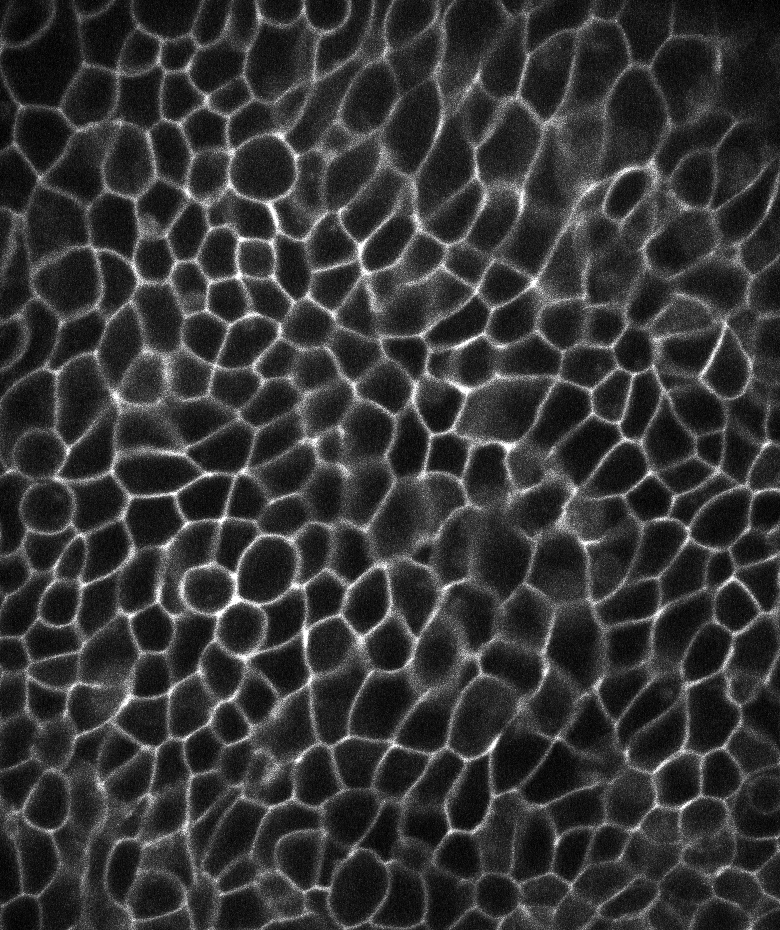
#> input picture codelab/example_data/example_cells_1.tif, 780 x 930 px, found by its file name
$ jupyter execute tutorial_section_2_sln.ipynb
#> lines starting #> are read from the running program, lines starting #| are printed output that depends on the picture; after the words box and inside, x2 and y2 are one past the last pixel; in counts of white or black regions, pixels touching at a corner belong together
# Image Analysis with Python - <font color='teal'>Tutorial Pipeline Section 2</font>

*originally created in 2016*<br>
*updated and converted to a Jupyter notebook in 2017*<br>
*updated and converted to python 3 in 2018*<br>
*by Jonas Hartmann (Gilmour group, EMBL Heidelberg)*<br>
*updated in 2022 by Cheng-Yu Huang*<br>

##  Table of Contents

1. [About this Tutorial](#about)
2. [Initialization](#initialize)
11. [Postprocessing: Removing ROIs at the Image Border](#postpro)
12. [Identifying Cell Edges](#edges)
13. [Extracting Quantitative Measurements](#measure)
14. [Simple Analysis & Visualization](#analysis)
15. [Writing Output to Files](#write)
16. [BONUS - Batch Processing](#batch)

##  About this Tutorial <a id=about></a>

*This tutorial covers the part 2 of the image analysis tutorial*

#### Instructions

- In the section 1 of the Codelab, you performed adaptive thresholding and connected-component analysis of our raw image.

- Here we are going to continue from where we left behind, starting with the segmentation result, we will first clean all the cell patches near the border of the image, and detect the edge of each cells. Then we will perform the statistical analysis to the results.

## Initialization <a id=initialize></a>

In this section we will load the raw image data and our segmentation results, for further processing

[cell 1]
# (i) Importing necessary modules and packages

# The numerical arrays manipulation module numpy as np
import numpy as np

# The plotting module matplotlib.pyplot as plt
import matplotlib.pyplot as plt

# The image processing module scipy.ndimage as ndi
import scipy.ndimage as ndi

# Import imread function from skimage.io
from skimage.io import imread

[cell 2]
# (ii) Specify the directory path and file name

# Create a string variable with the relative (or absolute) path to your raw image
# and segmentation results.
img_filepath = r'example_data\example_cells_1.tif'
seg_filepath = r'example_cells_1_seg.tif'

[cell 3]
# (iii) Load the raw image and the segmentation results

# Read images
img = imread(img_filepath)
#> img is the input picture: shape (930, 780); min 0, max 255, mean 52.7
seg = imread(seg_filepath)
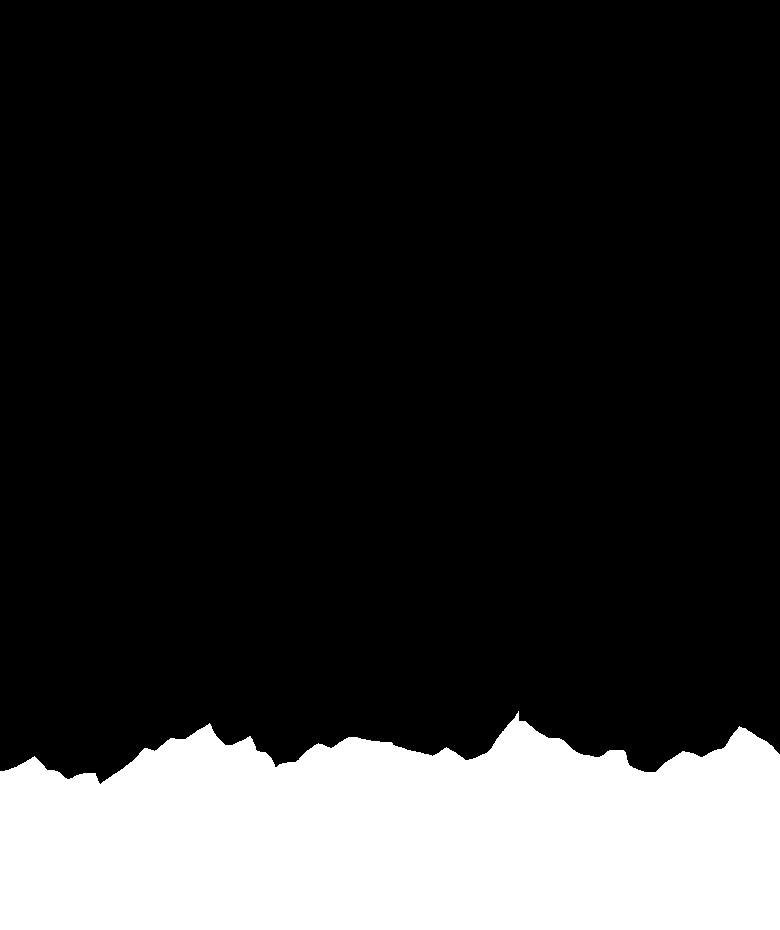
#> input picture codelab/example_cells_1_seg.tif, 780 x 930 px

[cell 4]
# (iv) Look at the images to confirm that everything worked as intended

# Imshow the raw image
plt.imshow(img, interpolation='none', cmap='gray')
# Overlay the segmentation result, with an alpha value of 0.4
plt.imshow(seg, interpolation='none', cmap='prism', alpha=0.4)

## Postprocessing: Removing ROIs at the Image Border <a id=postpro></a>

#### Background

Since segmentation is never perfect, it often makes sense to explicitely remove artifacts afterwards. For example, one could filter out objects that are too small, have a very strange shape, or very strange intensity values.

**Warning:** Filtering out objects is equivalent to the *removal of outliers* in data analysis and *should only be done for good reason and with caution!*

As an example of postprocessing, we will now filter out a particular group of problematic cells: those that are being cut off at the image border.

#### <font color='teal'> Exercise </font>

Iterate through all the ROIs in your segmentation and remove those touching the image border.

Follow the instructions in the comments below. Note that the instructions will get a little less specific from here on, so you need to figure out how to approach a problem yourself.

[cell 5]
# (i) Create an image border mask

# We need some way to check if a cell is at the border. For this, we generate a 'mask' of the image border,
# i.e. a Boolean array of the same size as the image where only the border pixels are set to `1` and all
# others to `0`, like this:
#   1 1 1 1 1
#   1 0 0 0 1
#   1 0 0 0 1
#   1 0 0 0 1
#   1 1 1 1 1
# There are multiple ways of generating this mask, for example by erosion or by array indexing.
# It is up to you to find a way to do it. (Hint: one of the the easiest ways to do this is via scipy.ndimage.binary_dilation.
# check the parameter "border_value")

border_mask = np.zeros(seg.shape, dtype=bool)
border_mask = ndi.binary_dilation(border_mask, border_value=1)

[cell 6]
# (ii) 'Delete' the cells at the border

# 1) Find the cell ROIs that are crossing the border of the image

# Find the border ROI IDs, by first multiply the border_mask by the segmentation mask
border_mask_rois = border_mask * seg

# Then get an array of ROI IDs by finding the unique elements in the array
border_roi_ids = np.unique(border_mask_rois)
#> border_roi_ids = 54 values from 0 to 329
border_roi_ids
#> Out = 54 values from 0 to 329

[cell 7]
# 2) 'Delete' ROIs by their IDs

# Create a copy of the segmentation with np.copy()
clean_seg = np.copy(seg)

# Iterate over ROI IDs on the border and set the those ROIs to background (0)
for roi_id in border_roi_ids:

    # Create a mask that contains only the 'current' ROI of the iteration
    roi_mask = seg == roi_id

    # Set the position of that roi_mask to background (zero) in the clean_seg
    clean_seg[roi_mask] = 0
#> this loop made 54 passes
#> roi_id on passes 13 to 20: 16, 20, 22, 46, 52, 65, 78, 95
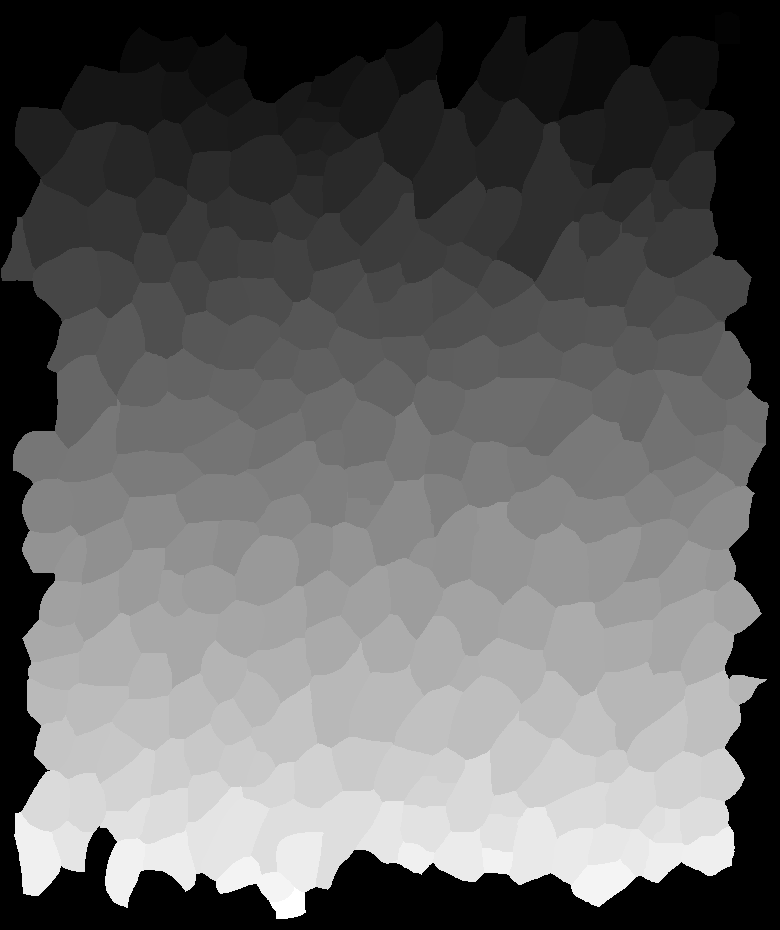
#> clean_seg: shape (930, 780) uint16; min 0, max 326, mean 126.7; drawn with min black and max white

[cell 8]
# OPTIONAL: re-label the remaining cells to keep the numbering consistent from 1 to N (with 0 as background).
# Hint: Use python function <enumerate>

# Use enumerate
for new_ID, cell_ID in enumerate(np.unique(clean_seg)[1:]):  # The [1:] excludes 0 from the list (background)!
    clean_seg[clean_seg==cell_ID] = new_ID+1                  # The same here for the +1
#> this loop made 276 passes
#> cell_ID on passes 1 to 3: 5, 13, 14

[cell 9]
# (iii) Visualize the result

# Show the result as transparent overlay over the raw or smoothed image.
# Here you have to combine alpha (to make cells transparent) and 'np.ma.array'
# (to hide empty space where the border cells were deleted).

# Create mask by 'np.ma.array'
clean_seg_mask = np.ma.array(clean_seg, mask=clean_seg==0)

# Show image
plt.imshow(img, interpolation='none', cmap='gray')
plt.imshow(clean_seg_mask, interpolation='none', cmap='prism', alpha=0.4)
plt.show()

## Identifying Cell Edges <a id=edges></a>

#### Background

With the final segmentation in hand, we can now start to think about measurements and data analysis. However, to extract interesting measurements from our cells, the segmentation on its own is often not enough: additional masks that identify sub-regions for each cell allow more precise and more biologically relevant measurements.

The most useful example of this is an additional mask that identifies only the edge pixels of each cell. This is useful for a number of purposes, including:

- Edge intensity is a good measure of membrane intensity, which is often a desired readout.
- The intensity profile along the edge may contain information on cell polarity.
- The length of the edge (relative to the cell area) is an informative feature about the cell shape.
- Showing colored edges is a nice way of visualizing cell segmentations.

There are many ways of identifying edge pixels in a fully labeled segmentation. Here, we will use a simple and relatively fast method based on erosion.

#### <font color='teal'> Exercise </font>

Create a labeled mask of cell edges by following these steps:

- Create an array of the same size and data type as the segmentation but filled with only zeros
    - This will be your final cell edge mask; you gradually add cell edges as you iterate over cells


- *For each cell...*
    - Erode the cell's mask by 1 pixel
    - Using the eroded mask and the original mask, create a new mask of only the cell's edge pixels
    - Add the cell's edge pixels into the empty image generated above, labeling them with the cell's original ID number

Follow the instructions in the comments below.

[cell 10]
# (i) Create an array of the same size and data type as the segmentation but filled with only zeros

# Hint: use np.zeros_like()
edges = np.zeros_like(clean_seg)

[cell 11]
# (ii) Iterate over the ROI IDs
for roi_id in np.unique(clean_seg)[1:]:

    # (iii) Erode the ROI's mask by 1 pixel
    # Hint: 'ndi.binary_erode'
    roi_mask = clean_seg == roi_id
    eroded_roi_mask = ndi.binary_erosion(roi_mask, iterations=1) # Increase iterations to make boundary wider!

    # (iv) Create the cell edge mask
    # Hint: 'np.logical_xor'
    edge_mask = np.logical_xor(roi_mask, eroded_roi_mask)

    # (v) Add the cell edge mask to the empty array generated above, labeling it with the cell's ID
    edges[edge_mask] = roi_id
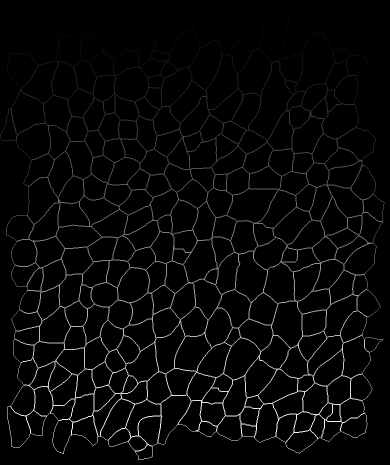
#> edges: shape (930, 780) uint16 (shown at 1/2 size); min 0, max 276, mean 8.5; drawn with min black and max white
#> roi_mask: shape (930, 780) bool; 0.09% white; 1 white region, box (x1, y1, x2, y2) and area: (270, 887, 306, 919) 685

[cell 12]
# (vi) Visualize the result

# Note: Because the lines are so thin (1pxl wide), they may not be displayed correctly in small figures.
#       You can 'zoom in' by showing a sub-region of the image which is then rendered bigger. You can
#       also go back to the edge identification code and make the edges multiple pixels wide (but keep
#       in mind that this will have an effect on your quantification results!).

plt.figure(figsize=(7,7))
edges_mask = np.ma.array(edges, mask=edges==0)
plt.imshow(img[300:500, 300:500], cmap='gray')
plt.imshow(edges_mask[300:500, 300:500], interpolation='none', cmap='prism', alpha = 0.7)
plt.show()
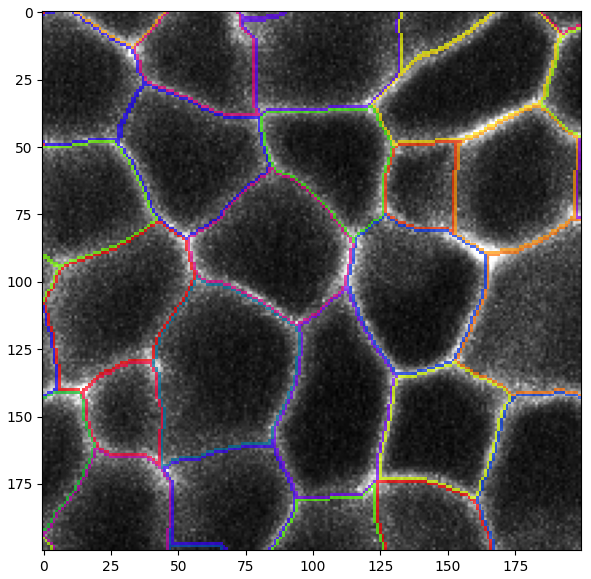
#> figure drawn by matplotlib, 1 panel

## Extracting Quantitative Measurements <a id=measure></a>

#### Background

The ultimate goal of image segmentation is of course the extraction of quantitative measurements, in this case on a single-cell level. Measures of interest can be based on intensity (in different channels) or on the size and shape of the cells.

To exemplify how different properties of cells can be measured, we will extract the following:

- Cell ID (so all other measurements can be traced back to the cell that was measured)
- Mean intensity of each cell
- Mean intensity at the membrane of each cell
- The cell area, i.e. the number of pixels that make up the cell
- The cell outline length, i.e. the number of pixels that make up the cell edge

*Note: It makes sense to use smoothed/filtered/background-subtracted images for segmentation. When it comes to measurements, however, it's best to get back to the raw data!*

#### <font color='teal'>Exercise</font>

Extract the measurements listed above for each cell and collect them in a dictionary.

Note: The ideal data structure for data like this is the `DataFrame` offered by the module `Pandas`. However, for the sake of simplicity, we will here stick with a dictionary of lists.

Follow the instructions in the comments below.

[cell 13]
# (i) Create a dictionary that contains a key-value pairing for each measurement

# The keys should be strings describing the type of measurement (e.g. 'intensity_mean') and
# the values should be empty lists. These empty lists will be filled with the results of the
# measurements.

results = {"cell_id"      : [],
           "int_mean"     : [],
           "int_mem_mean" : [],
           "cell_area"    : [],
           "cell_edge"    : []}

# Solution note: the spacing between the strings and colons doesn't matter for the code's
# execution. It is used solely to make the code more readable!

[cell 14]
# (ii) Record the measurements for each cell

# Iterate over the segmented cells ('np.unique').
# Inside the loop, create a mask for the current cell and use it to extract the measurements listed above.
# Add them to the appropriate list in the dictionary using the 'append' method.
# Hint: Remember that you can get out all the values within a masked area by indexing the image
#       with the mask. For example, 'np.mean(image[cell_mask])' will return the mean of all the
#       intensity values of 'image' that are masked by 'cell_mask'!

# Get cell ids with np.unique
cell_ids = np.unique(clean_seg)
#> cell_ids = 277 values from 0 to 276

# Iterate over cell IDs
for cell_id in cell_ids[1:]:

    # Mask the current cell and cell edge
    cell_mask = clean_seg==cell_id
    edge_mask = edges==cell_id

    # Get the measurements
    results["cell_id"].append(cell_id)
    results["int_mean"].append(np.mean(img[cell_mask]))
    results["int_mem_mean"].append(np.mean(img[edge_mask]))
    results["cell_area"].append(np.sum(cell_mask))
    results["cell_edge"].append(np.sum(edge_mask))
#> this loop made 276 passes
#> pass 3, `cell_mask = clean_seg==cell_id`:
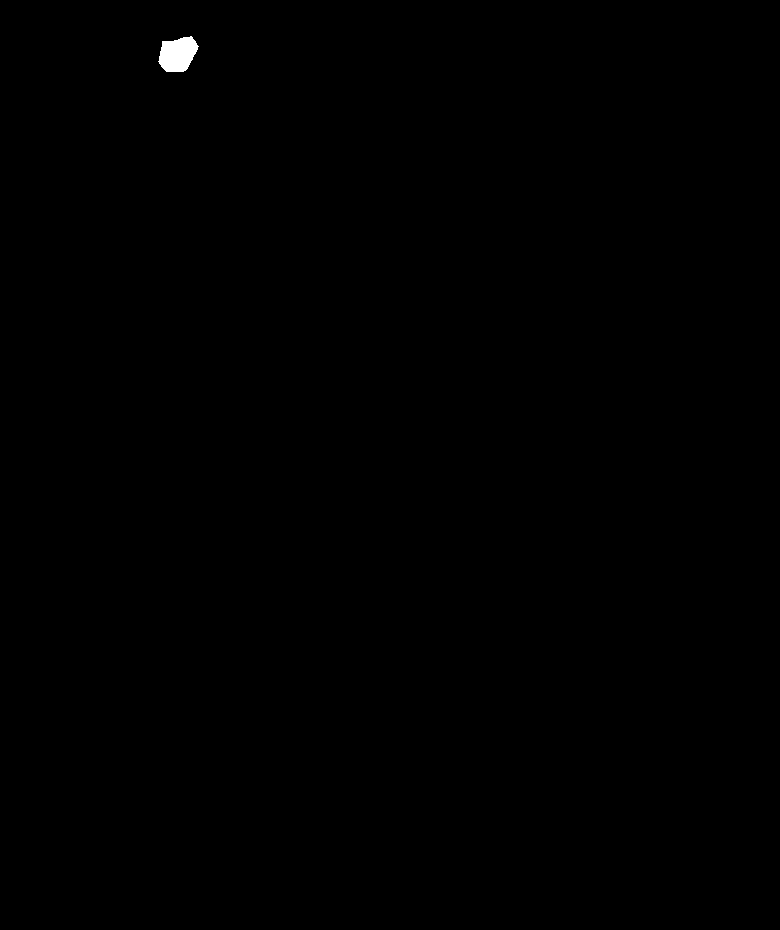
#> cell_mask: shape (930, 780) bool; 0.15% white; 1 white region, box (x1, y1, x2, y2) and area: (158, 36, 199, 72) 1063
#> (the rest of the program and of its run is left out)
